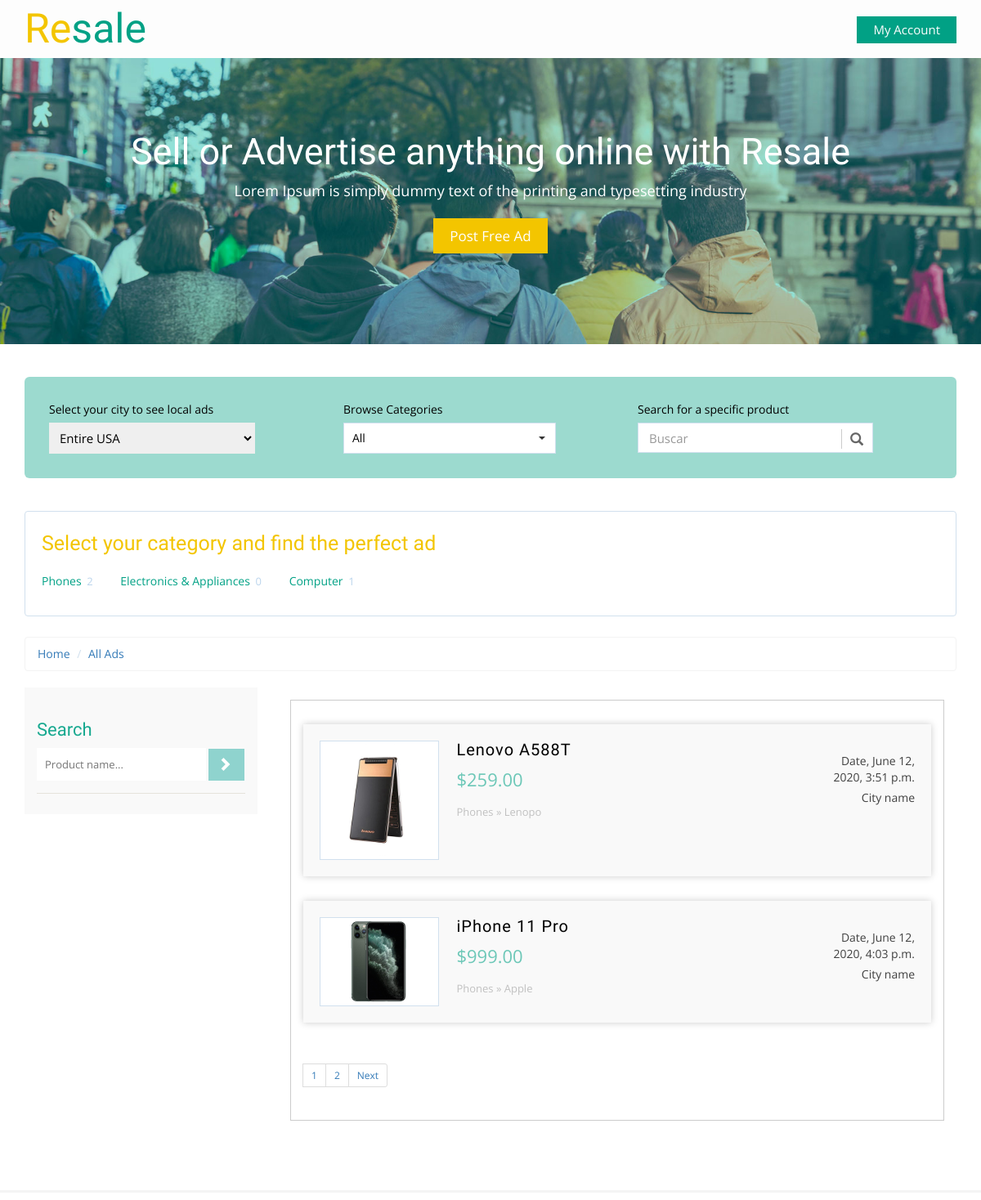
Before: /products/ (upper part) with the older database file.
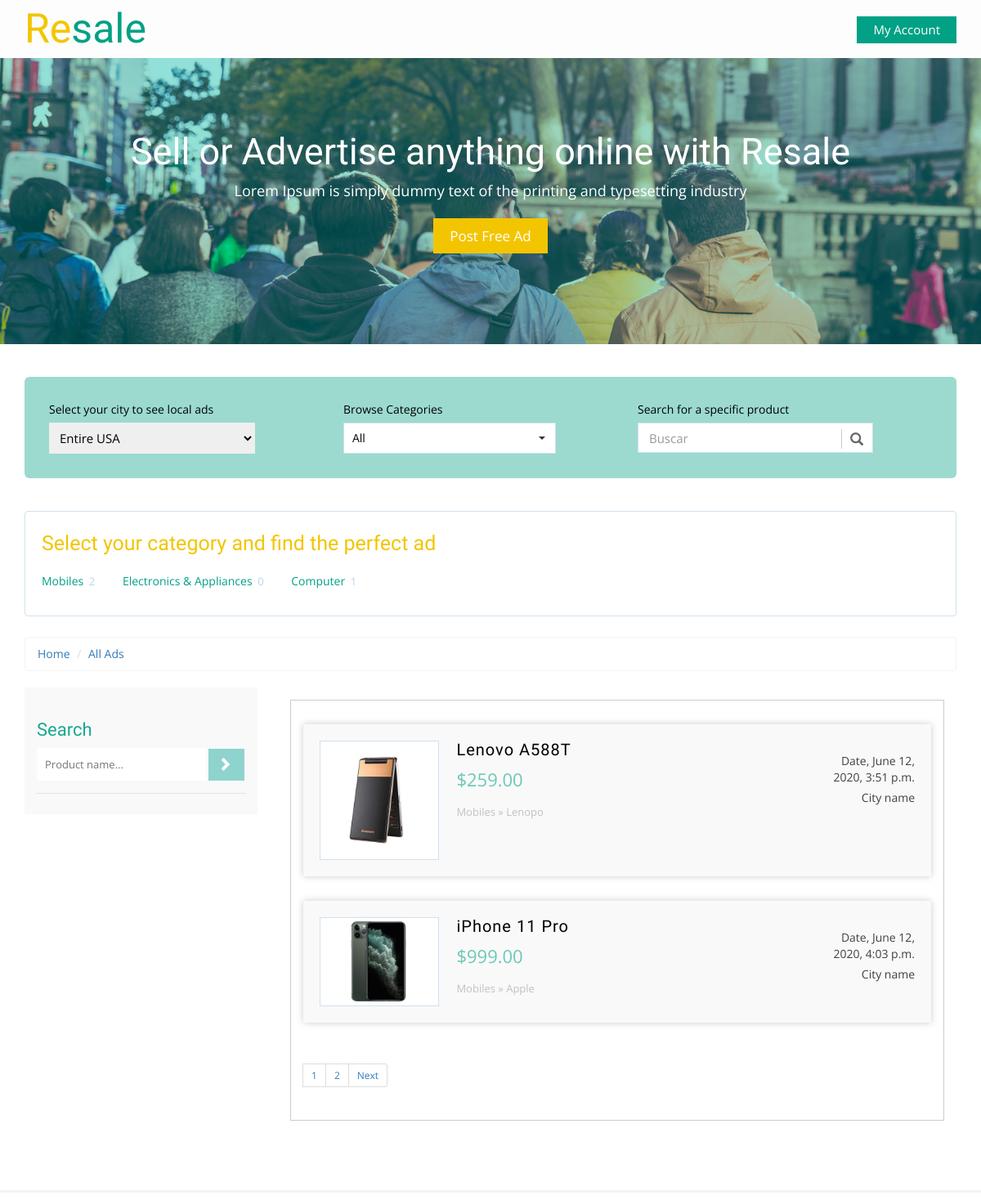
After: the same page with the newer database file.
### product/models.py (models this page shows, shortened)
class Category(models.Model):
	category_name 	= models.CharField(max_length=50)
	image 			= models.ImageField(upload_to='category/', blank=True, null=True)
	slug 			= models.SlugField(blank=True, null=True)
	class Meta:
		verbose_name = 'category'
		verbose_name_plural = 'categories'
	def __str__(self):
		return self.category_name

class Product(models.Model):
	CONDITION_TYPE = (
		("New", "New"),
		("Used", "Used")
	)
	name 		= models.CharField(max_length=100)
	owner 		= models.ForeignKey(User, on_delete=models.CASCADE)
	description = models.TextField(max_length=500)
	condition 	= models.CharField(max_length=100, choices=CONDITION_TYPE)
	category 	= models.ForeignKey('Category', on_delete=models.SET_NULL, null=True)
	brand 		= models.ForeignKey('Brand' , on_delete=models.SET_NULL, null=True)
	price 		= models.DecimalField(max_digits=10, decimal_places=2)
	image 		= models.ImageField(upload_to='main_product/', blank=True, null=True)
	created 	= models.DateTimeField(default=timezone.now)
	slug 		= models.SlugField(blank=True, null=True)
	def __str__(self):
		return self.name

class Brand(models.Model):
    brand_name = models.CharField(max_length=50)
    class Meta:
        verbose_name = 'brand'
        verbose_name_plural = 'brands'
    def __str__(self):
        return self.brand_name

### product/views.py (the view, shortened to what this page needs)
# urls.py: path('', views.productlist, name='product_list'),
def productlist(request, category_slug=None):
	category = None
	productlist  = Product.objects.all()
	categorylist = Category.objects.annotate(total_products=Count('product')) # total_products is based on the 'category rel with Product - One-to-Many'
	if category_slug:
		category = get_object_or_404(Category ,slug=category_slug)
		productlist = productlist.filter(category=category)
	search_query = request.GET.get('q')
	paginator = Paginator(productlist, 2) # Show 25 contacts per page
	page = request.GET.get('page')
	productlist = paginator.get_page(page)
	template = 'Product/product_list.html'
	context = {
		'product_list' : productlist,
		'category_list': categorylist,
		'category'     : category,}
	return render(request, template, context)

### product/templates/Product/product_list.html (shortened to what this page needs)
{% extends "base.html" %}
{% load static %}
{% block content %}
	<div class="total-ads main-grid-border">
		<div class="container">
			<div class="select-box">
				<div class="select-city-for-local-ads ads-list">
					<label>Select your city to see local ads</label>
					<select>
						<optgroup label="Popular Cities">
							<option selected style="display:none;color:#eee;">Entire USA</option>
						</optgroup>
					</select>
				</div>
				<div class="browse-category ads-list">
					<label>Browse Categories</label>
					<select class="selectpicker show-tick" data-live-search="true">
						<option data-tokens="Mobiles">All</option>
					</select>
				</div>
				<div class="search-product ads-list">
					<label>Search for a specific product</label>
					<div class="search">
						<div id="custom-search-input">
							<div class="input-group">
								<input type="text" class="form-control input-lg" placeholder="Buscar" />
								<span class="input-group-btn">
									<button class="btn btn-info btn-lg" type="button">
									<i class="glyphicon glyphicon-search"></i>
									</button>
								</span>
							</div>
						</div>
					</div>
				</div>
			</div>
			<div class="all-categories">
				<h3> Select your category and find the perfect ad</h3>
				<ul class="all-cat-list">
					{% if category_list %}
						{% for category in category_list %}
							<li>
								<a href="{% url 'products:product_list_category' category.slug %}">
									{{category}}
									<span class="num-of-ads">{{category.total_products}}</span>
								</a>
							</li>
						{% endfor %}
					{% else %}
						<p style="padding-left: 20px; color:#01A185;">No category found.</p>
					{% endif %}
				</ul>
			</div>
			<ol class="breadcrumb" style="margin-bottom: 5px;">
				<li><a href="/">Home</a></li>
				<li class="active"><a href="{% url 'products:product_list' %}">All Ads</a></li>
			</ol>
			<div class="ads-grid">
				<div class="side-bar col-md-3">
					<div class="search-hotel">
						<h3 class="sear-head">Search</h3>
						<form method="GET" action="{% url 'products:product_list' %}">
							<input type="text" placeholder="Product name..." name="q"  required="">
							<input type="submit" value=" ">
						</form>
					</div>
				</div>
				<div class="ads-display col-md-9">
					<div class="wrapper">
						<div class="bs-example bs-example-tabs" role="tabpanel" data-example-id="togglable-tabs">
							<div id="myTabContent" class="tab-content">
								<div role="tabpanel" class="tab-pane fade in active" id="home" aria-labelledby="home-tab">
									<div>
										<div id="container">
											<ul class="list">
				{% if product_list %}
					{% for product in product_list %}
						<a href="{% url 'products:product_detail' product.slug %}">
							<li>
								<img src="{{product.image.url}}" title="" alt="{{product.name}}" />
								<section class="list-left">
									<h5 class="title">{{product.name}}</h5>
									<span class="adprice">${{product.price}}</span>
									<p class="catpath">{{product.category}} » {{product.brand}}</p>
								</section>
								<section class="list-right">
									<span class="date">Date, {{product.created}}</span>
									<span class="cityname">City name</span>
								</section>
								<div class="clearfix"></div>
							</li>
						</a>
					{% endfor %}
				{% else %}
					<p>No searched product found.</p>
				{% endif %}
											</ul>
										</div>
									</div>
								</div>
								{% if product_list.has_other_pages %}
									<ul class="pagination pagination-sm">
										{% for pages in product_list.paginator.page_range %}
											{% if product_list.number == pages %}
												<li><a href="#">{{pages}}</a></li>
											{% else %}
												<li><a href="?page={{pages}}">{{pages}}</a></li>
											{% endif %}
										{% endfor %}
										{% if product_list.has_next %}
											<li><a href="?page={{ product_list.next_page_number }}">Next</a></li>
										{% else %}
											<li class="disable"></li>
										{% endif %}
									</ul>
								{% endif %}
							</div>
						</div>
					</div>
				</div>
			</div>
		</div>
	</div>
{% endblock content %}

### templates/base.html (shortened to what this page needs)
<!DOCTYPE html>
{% load static %}
<html>
<head>
	<link rel="stylesheet" href="{% static 'css/bootstrap.min.css' %}">
	<link rel="stylesheet" href="{% static 'css/bootstrap-select.css' %}">
	<link href="{% static 'css/style.css' %}" rel="stylesheet" type="text/css" media="all" />
	<link rel="stylesheet" href="{% static 'css/flexslider.css' %}" type="text/css" media="screen" />
	<link rel="stylesheet" href="{% static 'css/font-awesome.min.css' %}" />
	<link href="{% static 'css/jquery.uls.css' %}" rel="stylesheet"/>
	<link href="{% static 'css/jquery.uls.grid.css' %}" rel="stylesheet"/>
	<link href="{% static 'css/jquery.uls.lcd.css' %}" rel="stylesheet"/>
</head>
<body>
	<div class="header">
		<div class="container">
			<div class="logo">
				<a href="index.html"><span>Re</span>sale</a>
			</div>
			<div class="header-right">
				<a class="account" href="login.html">My Account</a>
			</div>
		</div>
	</div>
	<div class="main-banner banner text-center">
		<div class="container">
			<h1>Sell or Advertise   <span class="segment-heading">    anything online </span> with Resale</h1>
			<p>Lorem Ipsum is simply dummy text of the printing and typesetting industry</p>
			<a href="post-ad.html">Post Free Ad</a>
		</div>
	</div>
	{% block content %}
	{% endblock content %}
	<footer>
		<div class="footer-top">
		</div>
	</footer>
</body>
</html>

Changed rows visible on the page:
changed Category: category_name "Phones" → "Mobiles"
changed through a linked row, Product "Lenovo A588T": category "Phones" → "Mobiles"
changed through a linked row, Product "iPhone 11 Pro": category "Phones" → "Mobiles"
